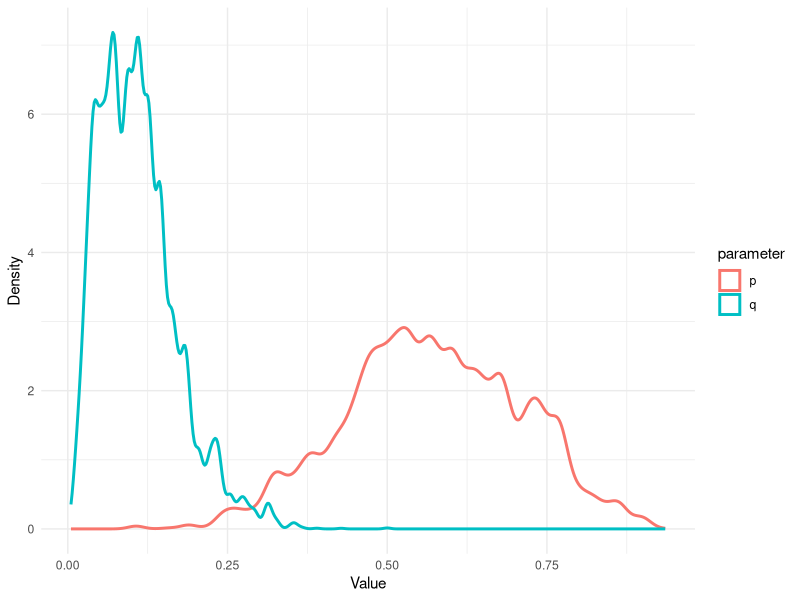

Write R code to recreate this figure.
## ---- chunk 1
knitr::opts_chunk$set(
  collapse = TRUE,
  comment = "#>"
)
include_solutions <- TRUE
## ---- chunk 2
set.seed(17)
require(rmarkdown)
require(knitr)
require(kableExtra)
require("mcmc")
require("ggplot2")
# Put any library imports and other preamble here.
## ---- chunk 3
#| echo: false
#| label: fig-1
#| fig-cap: "Marginal posterior densities for p and q"

########
#Question 2C
########

library("mcmc")
smoking_dat <- read.csv('smoking.csv')

#Extracting relevant summary statistics

#Number of smokers
Ns <- sum(smoking_dat$cigarettes>0)
#Number of non-smokers
Nns <- 36-Ns 
#Number of smokers with cancer
Nsc <- sum(smoking_dat$cigarettes>0 & smoking_dat$cancer) 
#Number of non smokers with cancer
Nnsc <- sum(smoking_dat$cigarettes==0 & smoking_dat$cancer) 


#will work with log posterior as that is a requirement of metrop (in mcmc library)
log_posterior <- function(theta){
  p<-theta[1]
  q<-theta[2]
  
  #The Uniform Prior on  parameters p and q.
  if (p <= 0 || p >= 1 || q <= 0 || q >= 1) return(-Inf)
  
  #The log of the posterior distribution up to normalisation constant
  log_post <- Nsc*log(p) + (Ns-Nsc)*log(1-p) + Nnsc*log(q) + (Nns - Nnsc)*log(1-q)
  return (log_post)
}

nsmp <- 100000
#started here to demonstrate ignorance of the true distribution
params_initial <- c(0.5,0.5) 

posterior <- metrop(
  obj= log_posterior,
  initial = params_initial,
  nbatch=nsmp
)

posterior_samples <- as.matrix(posterior$batch)
colnames(posterior_samples) <- c("p", "q")

#Plotting the marginal posterior densities for p and q

library(ggplot2)

df <- data.frame(
  value = c(posterior_samples[, "p"], posterior_samples[, "q"]),
  parameter = rep(c("p", "q"), each = nrow(posterior_samples))
)

ggplot(df, aes(x = value, color = parameter)) +
  geom_density(linewidth = 1) +
  labs(
    x = "Value",
    y = "Density"
  ) +
  theme_minimal()




## ---- chunk 4
#| echo: false

#########
#Question 2d
#########

#remember to remove the following block before uploading
smoking_dat <- read.csv('smoking.csv')

#Extracting relevant summary statistics

#Number of smokers
Ns <- sum(smoking_dat$cigarettes>0)
#Number of non-smokers
Nns <- 36-Ns 
#Number of smokers with cancer
Nsc <- sum(smoking_dat$cigarettes>0 & smoking_dat$cancer) 
#Number of non smokers with cancer
Nnsc <- sum(smoking_dat$cigarettes==0 & smoking_dat$cancer) 


#Defining f so I can integrate numerically
f <- function(p,q){
  #the normalisation constants are taken outside the integral
  return (p^(Nsc)*(1-p)^(Ns-Nsc)*q^(Nnsc)*(1-q)^(Nns-Nnsc))
}

#Model 1
inner_integral1 <- Vectorize(function(q){
  integrate(function(p) f(p, q), lower = q, upper = 1)$value
})

outer_integral1 <- integrate(inner_integral1, lower = 0, upper = 1)

m1e <- 2*choose(Ns, Nsc)*choose(Nns, Nnsc)*outer_integral1$value




#Model 2

integral2 <- integrate(function(q){q^(Nsc+Nnsc)*(1-q)^(36-Nsc-Nnsc)}, lower=0, upper=1 )
m2e <- choose(Ns, Nsc)*choose(Nns, Nnsc)*integral2$value




#Model 3
inner_integral3 <- Vectorize(function(q){
  integrate(function(p) f(p, q), lower = 0, upper = q)$value
})

outer_integral3 <- integrate(inner_integral3, lower = 0, upper = 1)
m3e <- 2*choose(Ns, Nsc)*choose(Nns, Nnsc)*outer_integral3$value

print(c(m1e, m2e, m3e))

## ---- chunk 5
#Bayes Factor
print(m1e/m2e)
print(m1e/m3e)
print(m2e/m3e)
## ---- chunk 6
#smoking_dat is our dataset
